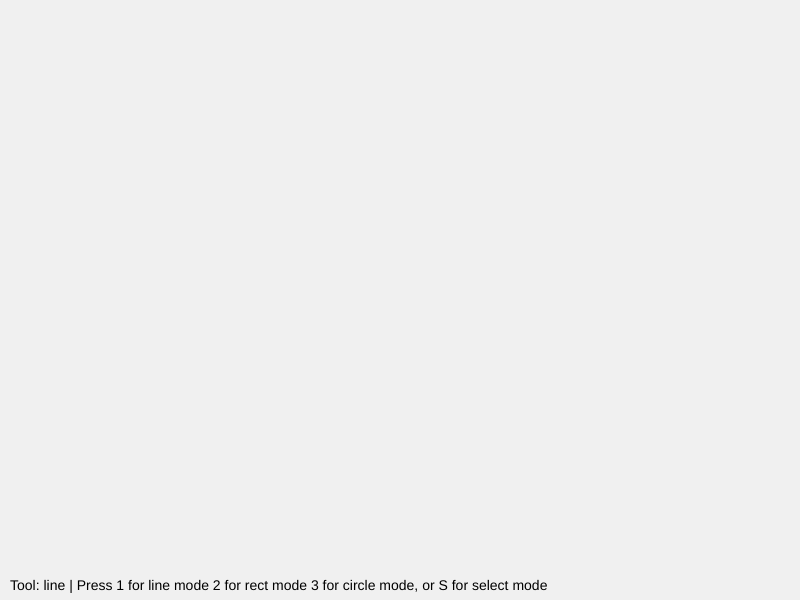
Frame 1 (no input)
Frame 60 (no input): identical to frame 1, image omitted
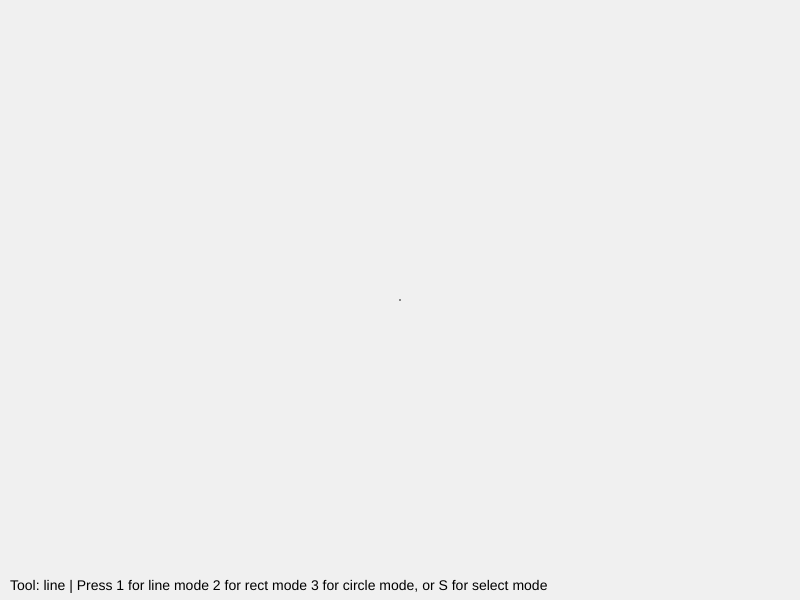
Frame 120 (the mouse pressed at the canvas centre since frame 60)

The p5.js sketch that drew these frames (run headless with seeded random() and noise() and a simulated clock; from frame 60 on, the mouse is pressed at the canvas centre):

// p5.js sketch
// ── sketch.js
// Basic Drawing Utilities in p5.js
let shapes = [];
let currentTool = "line";
let startX, startY;
let selectedShape = null;
let dragMouseX, dragMouseY;

function setup() {
  createCanvas(800, 600);
  noFill();
  strokeWeight(2);
}

function draw() {
  background(240);

  // Draw existing shapes
  for (let s of shapes) {
    drawShape(s);
  }

  // Preview shape while drawing
  if (mouseIsPressed && selectedShape == null && currentTool !== "select") {
    drawPreview();
  }

  // Optional: display current tool
  noStroke();
  fill(0);
  textSize(14);
  text(`Tool: ${currentTool} | Press 1 for line mode 2 for rect mode 3 for circle mode, or S for select mode`, 10, height - 10);
}

function mousePressed() {
  if (currentTool === "select") {
    // Try to select a shape
    for (let i = shapes.length - 1; i >= 0; i--) {
      if (isMouseOverShape(shapes[i])) {
        selectedShape = shapes[i];
        dragMouseX = mouseX;
        dragMouseY = mouseY;
        break;
      }
    }
  } else {
    // Start drawing new shape
    startX = mouseX;
    startY = mouseY;
  }
}

function mouseDragged() {
  if (selectedShape) {
    // Move selected shape
     let dx = mouseX - dragMouseX;
     let dy = mouseY - dragMouseY;
    dragMouseX = mouseX;
    dragMouseY = mouseY;
    selectedShape.x += dx;
    selectedShape.y += dy;
    if(selectedShape.type === "line"){
      selectedShape.x2 += dx;
      selectedShape.y2 += dy;
    }
  }
}

function mouseReleased() {
  if (selectedShape) {
    selectedShape = null;
  } else if (currentTool !== "select") {
    let newShape = createShape(currentTool, startX, startY, mouseX, mouseY);
    shapes.push(newShape);
  }
}

function keyPressed() {
  if (key === '1') currentTool = "line";
  if (key === '2') currentTool = "rect";
  if (key === '3') currentTool = "circle";
  if (key === 'S' || key === 's') currentTool = "select";
}

// --- Helper Functions ---
function createShape(type, x1, y1, x2, y2) {
  if (type === "line") {
    return { type: "line", x: x1, y: y1, x2: x2, y2: y2 };
  } else if (type === "rect") {
    return { type: "rect", x: min(x1, x2), y: min(y1, y2), w: abs(x2 - x1), h: abs(y2 - y1) };
  } else if (type === "circle") {
    let r = dist(x1, y1, x2, y2);
    return { type: "circle", x: x1, y: y1, r: r };
  }
}

function drawShape(s) {
  stroke(0);
  noFill();
  if (s.type === "line") {
    line(s.x, s.y, s.x2, s.y2);
  } else if (s.type === "rect") {
    rect(s.x, s.y, s.w, s.h);
  } else if (s.type === "circle") {
    ellipse(s.x, s.y, s.r * 2, s.r * 2);
  }
}

function drawPreview() {
  stroke(100);
  if (currentTool === "line") {
    line(startX, startY, mouseX, mouseY);
  } else if (currentTool === "rect") {
    rect(min(startX, mouseX), min(startY, mouseY),
         abs(mouseX - startX), abs(mouseY - startY));
  } else if (currentTool === "circle") {
    let r = dist(startX, startY, mouseX, mouseY);
    ellipse(startX, startY, r * 2, r * 2);
  }
}

function isMouseOverShape(s) {
  if (s.type === "line") {
    // distance from mouse to line segment
    let d = pointLineDist(mouseX, mouseY, s.x, s.y, s.x2, s.y2);
    return d < 5;
  } else if (s.type === "rect") {
    return mouseX > s.x && mouseX < s.x + s.w &&
           mouseY > s.y && mouseY < s.y + s.h;
  } else if (s.type === "circle") {
    return dist(mouseX, mouseY, s.x, s.y) < s.r;
  }
}

function pointLineDist(px, py, x1, y1, x2, y2) {
  let A = px - x1;
  let B = py - y1;
  let C = x2 - x1;
  let D = y2 - y1;

  let dot = A * C + B * D;
  let len_sq = C * C + D * D;
  let param = len_sq !== 0 ? dot / len_sq : -1;

  let xx, yy;
  if (param < 0) { xx = x1; yy = y1; }
  else if (param > 1) { xx = x2; yy = y2; }
  else { xx = x1 + param * C; yy = y1 + param * D; }

  let dx = px - xx;
  let dy = py - yy;
  return Math.sqrt(dx * dx + dy * dy);
}
